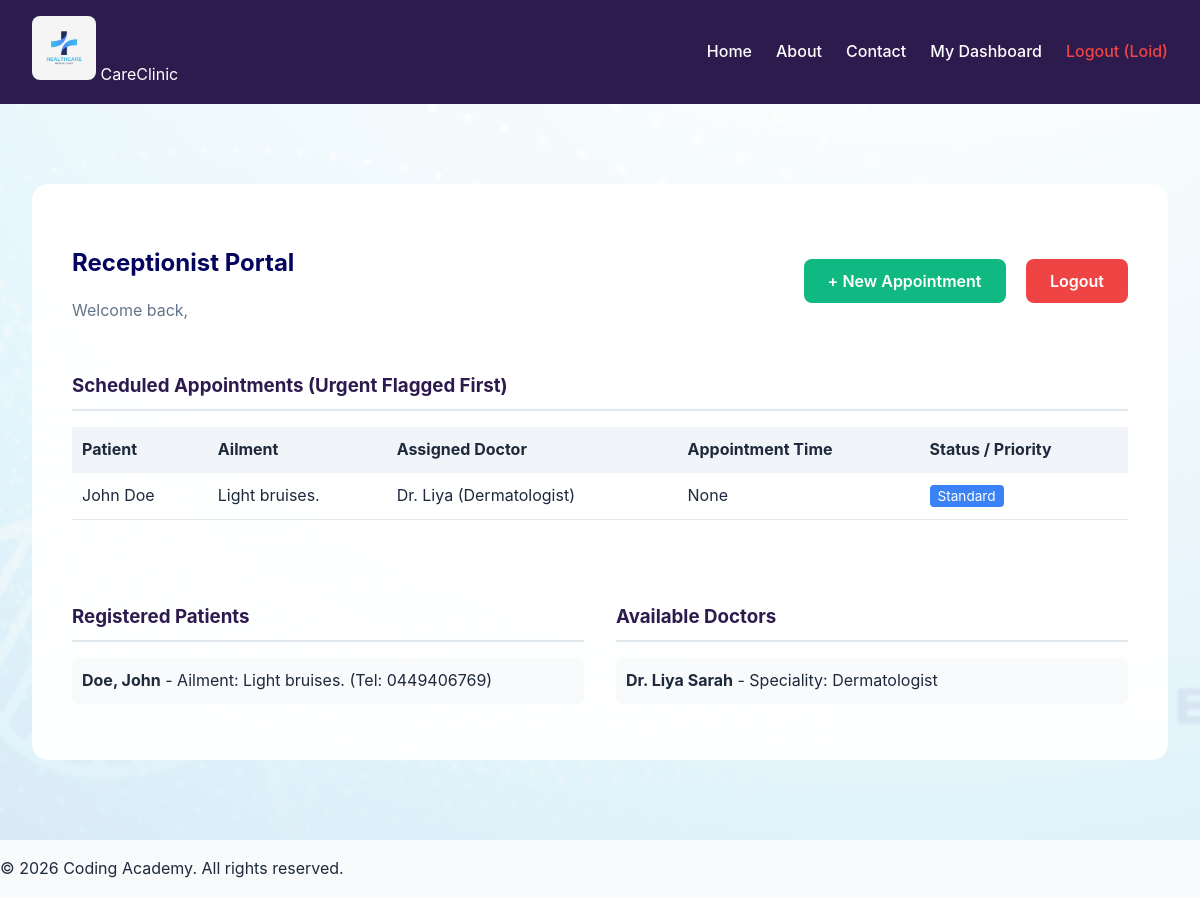
/dashboard/ (signed in), run on the app's committed database.
### clinic/models.py (models this page shows, shortened)
class Appointment(models.Model):
    patient_id = models.ForeignKey("Patient", verbose_name=("Appointment"), on_delete=models.CASCADE)
    doctor_id = models.ForeignKey("Doctor", verbose_name=("Appointment"), on_delete=models.CASCADE)
    is_urgent = models.BooleanField(default=False, verbose_name="Mark as Urgent / Life-Threatening")
    appointment_date = models.DateTimeField(null=True, blank=True, verbose_name="Appointment Date & Time")
    appointment_entered = models.DateField(auto_now_add=True)

class Patient(models.Model):
    patient_id = models.AutoField(primary_key=True)
    name = models.CharField(max_length=100, null=False)
    surname = models.CharField(max_length=100, null=False)
    id_number = models.CharField(
        unique=True,
        null=False,
        max_length=13,
        blank=False,
        validators=[
            RegexValidator(
                regex=r'^\d{13}$',
                message='ID number must consist of exactly 13 digits.'
            )
        ],
    )
    age = models.PositiveIntegerField(null=False, blank=False)
    email = models.EmailField(unique=True, null=False, blank=False)
    phoneNumber = models.CharField(
            max_length=15,
            validators=[
                RegexValidator(
                    regex=r'^\+?\d{9,15}$',
                    message='Enter a valid phone number (9 to 15 digits, optional leading +).'
                )
            ]
        )
    password = models.CharField(max_length=128, null=False, blank=False)
    isActive = models.BooleanField(default=True)
    dateRegistered = models.DateTimeField(auto_now_add=True)
    ailment = models.TextField(blank=False)

class Doctor(models.Model):
    doctor_id = models.AutoField(primary_key=True)
    name = models.CharField(max_length=100, null=False)
    surname = models.CharField(max_length=100, null=False)
    id_number = models.CharField(
            unique=True,
            null=False,
            max_length=13,
            blank=False,
            validators=[
                RegexValidator(
                    regex=r'^\d{13}$',
                    message='ID number must consist of exactly 13 digits.'
                )
            ],
        )
    age = models.PositiveIntegerField(null=False, blank=False)
    email = models.EmailField(unique=True, null=False, blank=False)
    phoneNumber = models.CharField(
            max_length=15,
            validators=[
                RegexValidator(
                    regex=r'^\+?\d{9,15}$',
                    message='Enter a valid phone number (9 to 15 digits, optional leading +).'
                )
            ]
        )
    password = models.CharField(max_length=128, null=False, blank=False)
    isActive = models.BooleanField(default=True)
    profession = models.CharField(max_length=100)
    dateRegistered = models.DateTimeField(auto_now_add=True)

### clinic/views.py (the view)
# urls.py: path('dashboard/', ReceptionistDashboardView.as_view(), name="dashboard"),
class ReceptionistDashboardView(TemplateView):
    template_name = 'dashboard.html'
    def get(self, request, *args, **kwargs):
        if request.session.get('user_type') != 'receptionist':
            return redirect('login')
        context = {
            'user_name': request.session.get('user_name'),
            'patients': Patient.objects.all(),
            'doctors': Doctor.objects.all(),
            'appointments': Appointment.objects.all().order_by('-is_urgent', 'appointment_date'),
        }
        return render(request, self.template_name, context)

### clinic/templates/dashboard.html (shortened to what this page needs)
{% extends 'base.html' %}
{% block content %}
<div class="content-container" style="max-width: 1200px; margin: 2rem auto;">
    <div class="card" style="background: rgba(255, 255, 255, 0.98); padding: 2.5rem; border-radius: 16px;">
        <div style="display: flex; justify-content: space-between; align-items: center; margin-bottom: 2rem;">
            <div>
                <h2 style="color: #03045e; margin-bottom: 0.25rem;">Receptionist Portal</h2>
                <p style="color: #64748b;">Welcome back, <strong>{{ receptionist_name }}</strong></p>
            </div>
            <div>
                <a href="{% url 'booking' %}" style="background: #10b981; color: white; padding: 0.75rem 1.5rem; border-radius: 8px; text-decoration: none; font-weight: 600; margin-right: 1rem;">+ New Appointment</a>
                <a href="{% url 'logout' %}" style="background: #ef4444; color: white; padding: 0.75rem 1.5rem; border-radius: 8px; text-decoration: none; font-weight: 600;">Logout</a>
            </div>
        </div>
        <h3 style="color: #2d1b4e; margin-top: 2rem; margin-bottom: 1rem; border-bottom: 2px solid #e2e8f0; padding-bottom: 0.5rem;">Scheduled Appointments (Urgent Flagged First)</h3>
        <div style="overflow-x: auto;">
            <table style="width: 100%; border-collapse: collapse; margin-bottom: 2rem;">
                <thead>
                    <tr style="background: #f1f5f9; text-align: left;">
                        <th style="padding: 10px;">Patient</th>
                        <th style="padding: 10px;">Ailment</th>
                        <th style="padding: 10px;">Assigned Doctor</th>
                        <th style="padding: 10px;">Appointment Time</th>
                        <th style="padding: 10px;">Status / Priority</th>
                    </tr>
                </thead>
                <tbody>
                    {% for appt in appointments %}
                    <tr style="border-bottom: 1px solid #e2e8f0; {% if appt.is_urgent %}background: #fee2e2;{% endif %}">
                        <td style="padding: 10px;">{{ appt.patient_id.name }} {{ appt.patient_id.surname }}</td>
                        <td style="padding: 10px;">{{ appt.patient_id.ailment }}</td>
                        <td style="padding: 10px;">Dr. {{ appt.doctor_id.surname }} ({{ appt.doctor_id.profession }})</td>
                        <td style="padding: 10px;">{{ appt.appointment_date }}</td>
                        <td style="padding: 10px;">
                            {% if appt.is_urgent %}
                                <span style="background: #dc2626; color: white; padding: 3px 8px; border-radius: 4px; font-size: 0.85rem; font-weight: bold;">URGENT</span>
                            {% else %}
                                <span style="background: #3b82f6; color: white; padding: 3px 8px; border-radius: 4px; font-size: 0.85rem;">Standard</span>
                            {% endif %}
                        </td>
                    </tr>
                    {% empty %}
                    <tr><td colspan="5" style="padding: 15px; text-align: center; color: #64748b;">No appointments scheduled yet.</td></tr>
                    {% endfor %}
                </tbody>
            </table>
        </div>
        <div style="display: grid; grid-template-columns: 1fr 1fr; gap: 2rem; margin-top: 2rem;">
            <div>
                <h3 style="color: #2d1b4e; margin-bottom: 1rem; border-bottom: 2px solid #e2e8f0; padding-bottom: 0.5rem;">Registered Patients</h3>
                <ul style="list-style: none; padding: 0;">
                    {% for p in patients %}
                    <li style="background: #f8fafc; padding: 10px; margin-bottom: 8px; border-radius: 6px;">
                        <strong>{{ p.surname }}, {{ p.name }}</strong> - Ailment: {{ p.ailment }} (Tel: {{ p.phoneNumber }})
                    </li>
                    {% endfor %}
                </ul>
            </div>
            <div>
                <h3 style="color: #2d1b4e; margin-bottom: 1rem; border-bottom: 2px solid #e2e8f0; padding-bottom: 0.5rem;">Available Doctors</h3>
                <ul style="list-style: none; padding: 0;">
                    {% for d in doctors %}
                    <li style="background: #f8fafc; padding: 10px; margin-bottom: 8px; border-radius: 6px;">
                        <strong>Dr. {{ d.surname }} {{ d.name }}</strong> - Speciality: {{ d.profession }}
                    </li>
                    {% endfor %}
                </ul>
            </div>
        </div>
    </div>
</div>
{% endblock content %}

### clinic/templates/base.html (shortened to what this page needs)
{% load static %}
<!DOCTYPE html>
<html lang="en">
<head>
    <link rel="stylesheet" href="{% static 'css/style.css' %}">
</head>
<body>
    <header>
        <nav class="navbar">
            <div class="nav-brand">
                <img src="{% static 'media/logo.webp' %}" alt="Clinic Logo" class="logo">
                <span class="brand-title">CareClinic</span>
            </div>
            <ul class="nav-links">
                <li><a href="{% url 'home' %}">Home</a></li>
                <li><a href="{% url 'about' %}">About</a></li>
                <li><a href="{% url 'contact' %}">Contact</a></li>
                {% if request.session.user_type %}
                    <li><a href="{% url 'dashboard_redirect' %}">My Dashboard</a></li>
                    <li><a href="{% url 'logout' %}" style="color: #ef4444;">Logout ({{ request.session.user_name }})</a></li>
                {% else %}
                    <li><a href="{% url 'login' %}" class="btn-login" style="background: #2d1b4e; color: white; padding: 0.5rem 1.25rem; border-radius: 6px;">Login</a></li>
                {% endif %}
            </ul>
        </nav>
    </header>
    <main class="main-content">
        {% block content %} {% endblock content %}
    </main>
    <footer>
        <p>&copy; 2026 Coding Academy. All rights reserved.</p>
    </footer>
</body>
</html>

### clinic/static/css/style.css (style rules this page uses)
:root { --bg-white: #ffffff; --bg-light: #f8fafc; --deep-purple: #2d1b4e; --electric-blue: #3b82f6; --light-green: #10b981; --charcoal-black: #0f172a; --text-dark: #1e293b; --text-muted: #64748b; --border-color: #e2e8f0; --font-primary: 'Inter', system-ui, -apple-system, sans-serif; --transition: all 0.3s cubic-bezier(0.4, 0, 0.2, 1); }
body { font-family: var(--font-primary); background-color: var(--bg-light); color: var(--text-dark); margin: 0; padding: 0; line-height: 1.6; display: flex; flex-direction: column; min-height: 100vh; }
nav { background-color: var(--deep-purple); color: var(--bg-white); padding: 1rem 2rem; display: flex; justify-content: space-between; align-items: center; box-shadow: 0 4px 6px -1px rgba(0, 0, 0, 0.1); }
nav ul { list-style: none; display: flex; justify-content: flex-end; align-items: center; margin: 0; padding: 0; gap: 1.5rem; }
nav ul li { margin: 0; display: flex; align-items: center; }
nav ul li a { color: var(--bg-white); text-decoration: none; font-weight: 500; transition: var(--transition); }
nav .logo { height: 4rem; width: auto; border-radius: 0.5rem; object-fit: contain; }
main { flex: 1; padding: 3rem 2rem; background-image: linear-gradient(rgba(255, 255, 255, 0.85), rgba(248, 250, 252, 0.85)), url('../media/background.png'); background-size: cover; background-position: center; background-repeat: no-repeat; }

### data on the page
Appointment: patient_id.name "John", patient_id.surname "Doe", patient_id.ailment "Light bruises.", doctor_id.surname "Liya", doctor_id.profession "Dermatologist", appointment_date "None", is_urgent "Standard"
Patient: surname "Doe", name "John", ailment "Light bruises.", phoneNumber "0449406769"
Doctor: surname "Liya", name "Sarah", profession "Dermatologist"

### other printed values
{{ request.session.user_name }} "Loid"
